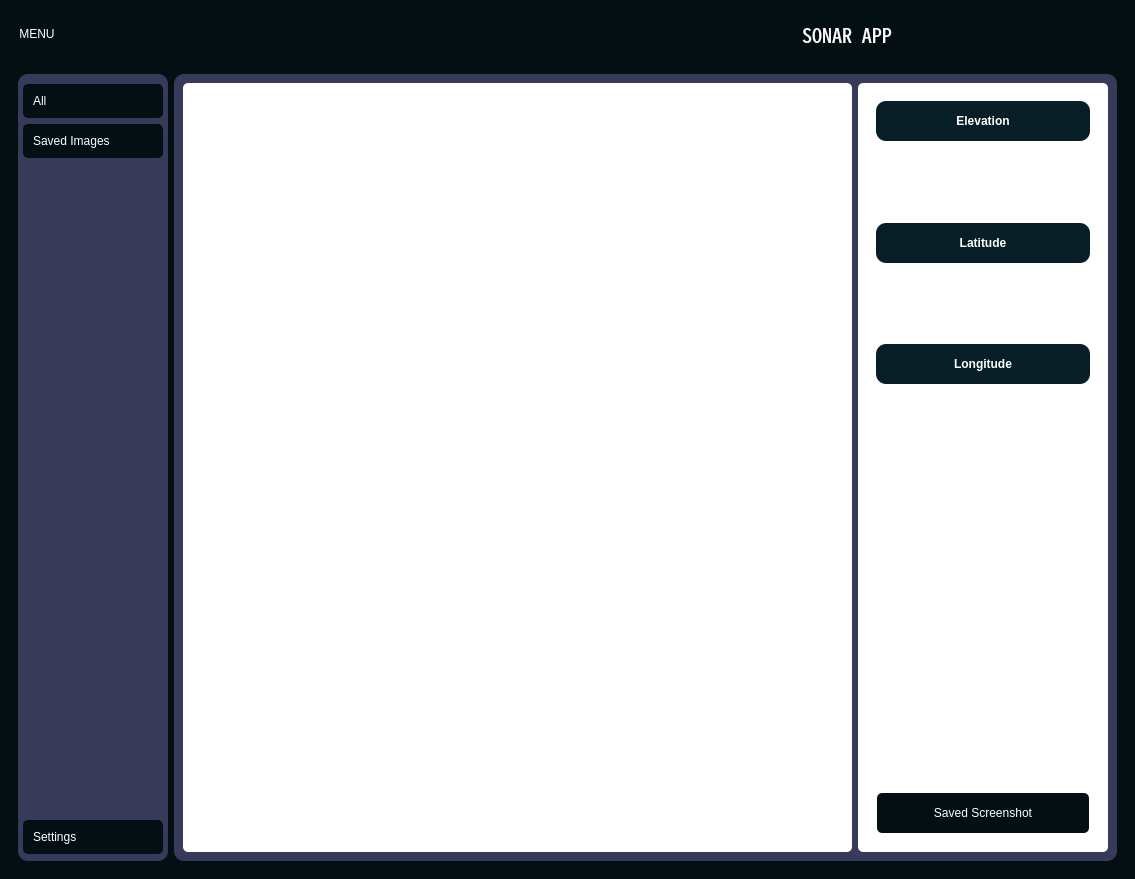
<?xml version="1.0" encoding="UTF-8"?>
<ui version="4.0">
 <class>MainWindow</class>
 <widget class="QMainWindow" name="MainWindow">
  <property name="geometry">
   <rect>
    <x>0</x>
    <y>0</y>
    <width>1135</width>
    <height>879</height>
   </rect>
  </property>
  <property name="windowTitle">
   <string>MainWindow</string>
  </property>
  <widget class="QWidget" name="centralwidget">
   <property name="styleSheet">
    <string notr="true">*{
	border: none;
	background-color: transparent; 
	color: #fff;
}
#centralwidget{
	background-color: #040f13;
}
#side_menu{
	/* background-color: #071e26; */
	background-color:rgb(56,58,89);
	border-radius: 10px;
}
QPushButton{
	padding: 10px;
	background-color: #040f13;
	border-radius: 5px;
} 
#main_body{
	/* background-color: #071e26; */
	background-color:rgb(56,58,89);
	border-radius: 10px;
}
#main_data, #main_data_sidebar{
	background-color:#fff;
	border-radius: 5px;
}

#title_latitude, #title_longitude, #elevation, ssBtn {
	background-color: #071e26; 
   	border-radius: 10px;
}

#ssBtn:hover {
    background-color: #3c3d5d;
}
</string>
   </property>
   <layout class="QVBoxLayout" name="verticalLayout">
    <item>
     <widget class="QFrame" name="header">
      <property name="minimumSize">
       <size>
        <width>0</width>
        <height>50</height>
       </size>
      </property>
      <property name="maximumSize">
       <size>
        <width>16777215</width>
        <height>50</height>
       </size>
      </property>
      <property name="frameShape">
       <enum>QFrame::StyledPanel</enum>
      </property>
      <property name="frameShadow">
       <enum>QFrame::Raised</enum>
      </property>
      <layout class="QHBoxLayout" name="horizontalLayout_2">
       <property name="spacing">
        <number>0</number>
       </property>
       <property name="leftMargin">
        <number>0</number>
       </property>
       <property name="topMargin">
        <number>0</number>
       </property>
       <property name="rightMargin">
        <number>0</number>
       </property>
       <property name="bottomMargin">
        <number>0</number>
       </property>
       <item>
        <widget class="QFrame" name="frame">
         <property name="frameShape">
          <enum>QFrame::StyledPanel</enum>
         </property>
         <property name="frameShadow">
          <enum>QFrame::Raised</enum>
         </property>
         <layout class="QHBoxLayout" name="horizontalLayout_4">
          <property name="spacing">
           <number>0</number>
          </property>
          <property name="leftMargin">
           <number>0</number>
          </property>
          <property name="topMargin">
           <number>0</number>
          </property>
          <property name="rightMargin">
           <number>0</number>
          </property>
          <property name="bottomMargin">
           <number>0</number>
          </property>
          <item alignment="Qt::AlignLeft">
           <widget class="QPushButton" name="menubtn">
            <property name="minimumSize">
             <size>
              <width>0</width>
              <height>35</height>
             </size>
            </property>
            <property name="maximumSize">
             <size>
              <width>16777215</width>
              <height>35</height>
             </size>
            </property>
            <property name="text">
             <string>MENU</string>
            </property>
            <property name="icon">
             <iconset resource="icons.qrc">
              <normaloff>:/icons/icons/align-justify.svg</normaloff>:/icons/icons/align-justify.svg</iconset>
            </property>
            <property name="iconSize">
             <size>
              <width>24</width>
              <height>24</height>
             </size>
            </property>
            <property name="checkable">
             <bool>true</bool>
            </property>
            <property name="checked">
             <bool>false</bool>
            </property>
           </widget>
          </item>
         </layout>
        </widget>
       </item>
       <item>
        <widget class="QFrame" name="frame_3">
         <property name="frameShape">
          <enum>QFrame::StyledPanel</enum>
         </property>
         <property name="frameShadow">
          <enum>QFrame::Raised</enum>
         </property>
         <layout class="QHBoxLayout" name="horizontalLayout_3">
          <item>
           <widget class="QLabel" name="label">
            <property name="font">
             <font>
              <family>Noto Sans Mono CJK TC</family>
              <pointsize>15</pointsize>
              <weight>50</weight>
              <bold>false</bold>
             </font>
            </property>
            <property name="text">
             <string>SONAR APP</string>
            </property>
            <property name="alignment">
             <set>Qt::AlignCenter</set>
            </property>
           </widget>
          </item>
         </layout>
        </widget>
       </item>
      </layout>
     </widget>
    </item>
    <item>
     <widget class="QFrame" name="frame_2">
      <property name="sizePolicy">
       <sizepolicy hsizetype="Preferred" vsizetype="Expanding">
        <horstretch>0</horstretch>
        <verstretch>0</verstretch>
       </sizepolicy>
      </property>
      <property name="frameShape">
       <enum>QFrame::StyledPanel</enum>
      </property>
      <property name="frameShadow">
       <enum>QFrame::Raised</enum>
      </property>
      <layout class="QHBoxLayout" name="horizontalLayout">
       <item>
        <widget class="QCustomSlideMenu" name="side_menu" native="true">
         <layout class="QVBoxLayout" name="verticalLayout_2">
          <property name="spacing">
           <number>0</number>
          </property>
          <property name="leftMargin">
           <number>0</number>
          </property>
          <property name="topMargin">
           <number>0</number>
          </property>
          <property name="rightMargin">
           <number>0</number>
          </property>
          <property name="bottomMargin">
           <number>5</number>
          </property>
          <item alignment="Qt::AlignTop">
           <widget class="QFrame" name="frame_4">
            <property name="minimumSize">
             <size>
              <width>150</width>
              <height>0</height>
             </size>
            </property>
            <property name="maximumSize">
             <size>
              <width>150</width>
              <height>16777215</height>
             </size>
            </property>
            <property name="styleSheet">
             <string notr="true">#allBtn, #savedImgBtn{
	text-align: left;
}</string>
            </property>
            <property name="frameShape">
             <enum>QFrame::StyledPanel</enum>
            </property>
            <property name="frameShadow">
             <enum>QFrame::Raised</enum>
            </property>
            <layout class="QVBoxLayout" name="verticalLayout_3">
             <property name="leftMargin">
              <number>5</number>
             </property>
             <property name="topMargin">
              <number>10</number>
             </property>
             <property name="rightMargin">
              <number>5</number>
             </property>
             <property name="bottomMargin">
              <number>5</number>
             </property>
             <item>
              <widget class="QPushButton" name="allBtn">
               <property name="text">
                <string>All</string>
               </property>
               <property name="icon">
                <iconset resource="icons.qrc">
                 <normaloff>:/icons/icons/archive.svg</normaloff>:/icons/icons/archive.svg</iconset>
               </property>
              </widget>
             </item>
             <item>
              <widget class="QPushButton" name="savedImgBtn">
               <property name="text">
                <string>Saved Images</string>
               </property>
               <property name="icon">
                <iconset resource="icons.qrc">
                 <normaloff>:/icons/icons/paperclip.svg</normaloff>:/icons/icons/paperclip.svg</iconset>
               </property>
              </widget>
             </item>
            </layout>
           </widget>
          </item>
          <item alignment="Qt::AlignBottom">
           <widget class="QFrame" name="frame_5">
            <property name="styleSheet">
             <string notr="true">#settingsBtn {
	text-align: left;
}</string>
            </property>
            <property name="frameShape">
             <enum>QFrame::StyledPanel</enum>
            </property>
            <property name="frameShadow">
             <enum>QFrame::Raised</enum>
            </property>
            <layout class="QVBoxLayout" name="verticalLayout_7">
             <property name="spacing">
              <number>0</number>
             </property>
             <property name="leftMargin">
              <number>5</number>
             </property>
             <property name="topMargin">
              <number>5</number>
             </property>
             <property name="rightMargin">
              <number>5</number>
             </property>
             <property name="bottomMargin">
              <number>2</number>
             </property>
             <item>
              <widget class="QPushButton" name="settingsBtn">
               <property name="sizePolicy">
                <sizepolicy hsizetype="Preferred" vsizetype="Preferred">
                 <horstretch>0</horstretch>
                 <verstretch>0</verstretch>
                </sizepolicy>
               </property>
               <property name="text">
                <string>Settings</string>
               </property>
               <property name="icon">
                <iconset resource="icons.qrc">
                 <normaloff>:/icons/icons/settings.svg</normaloff>:/icons/icons/settings.svg</iconset>
               </property>
              </widget>
             </item>
            </layout>
           </widget>
          </item>
         </layout>
        </widget>
       </item>
       <item>
        <widget class="QStackedWidget" name="stackedWidget">
         <widget class="QWidget" name="main_body">
          <layout class="QHBoxLayout" name="horizontalLayout_5">
           <item>
            <widget class="QFrame" name="main_data">
             <property name="sizePolicy">
              <sizepolicy hsizetype="Preferred" vsizetype="Expanding">
               <horstretch>0</horstretch>
               <verstretch>0</verstretch>
              </sizepolicy>
             </property>
             <property name="frameShape">
              <enum>QFrame::StyledPanel</enum>
             </property>
             <property name="frameShadow">
              <enum>QFrame::Raised</enum>
             </property>
             <layout class="QVBoxLayout" name="verticalLayout_4">
              <item>
               <widget class="MatplotlibWidget" name="elevation_plot" native="true"/>
              </item>
              <item>
               <widget class="QWidget" name="mapwidget" native="true"/>
              </item>
             </layout>
            </widget>
           </item>
           <item>
            <widget class="QFrame" name="main_data_sidebar">
             <property name="minimumSize">
              <size>
               <width>250</width>
               <height>0</height>
              </size>
             </property>
             <property name="maximumSize">
              <size>
               <width>250</width>
               <height>16777215</height>
              </size>
             </property>
             <property name="frameShape">
              <enum>QFrame::StyledPanel</enum>
             </property>
             <property name="frameShadow">
              <enum>QFrame::Raised</enum>
             </property>
             <layout class="QVBoxLayout" name="verticalLayout_5">
              <item>
               <widget class="QFrame" name="frame_10">
                <property name="styleSheet">
                 <string notr="true"/>
                </property>
                <property name="frameShape">
                 <enum>QFrame::StyledPanel</enum>
                </property>
                <property name="frameShadow">
                 <enum>QFrame::Raised</enum>
                </property>
                <layout class="QVBoxLayout" name="verticalLayout_9">
                 <property name="spacing">
                  <number>10</number>
                 </property>
                 <item>
                  <widget class="QLabel" name="elevation">
                   <property name="minimumSize">
                    <size>
                     <width>0</width>
                     <height>40</height>
                    </size>
                   </property>
                   <property name="maximumSize">
                    <size>
                     <width>16777215</width>
                     <height>40</height>
                    </size>
                   </property>
                   <property name="font">
                    <font>
                     <weight>75</weight>
                     <bold>true</bold>
                    </font>
                   </property>
                   <property name="text">
                    <string>Elevation</string>
                   </property>
                   <property name="alignment">
                    <set>Qt::AlignCenter</set>
                   </property>
                  </widget>
                 </item>
                 <item>
                  <widget class="QLabel" name="label_4">
                   <property name="text">
                    <string>TextLabel</string>
                   </property>
                  </widget>
                 </item>
                 <item>
                  <widget class="QLabel" name="title_latitude">
                   <property name="minimumSize">
                    <size>
                     <width>0</width>
                     <height>40</height>
                    </size>
                   </property>
                   <property name="maximumSize">
                    <size>
                     <width>16777215</width>
                     <height>40</height>
                    </size>
                   </property>
                   <property name="font">
                    <font>
                     <weight>75</weight>
                     <bold>true</bold>
                    </font>
                   </property>
                   <property name="text">
                    <string>Latitude</string>
                   </property>
                   <property name="alignment">
                    <set>Qt::AlignCenter</set>
                   </property>
                  </widget>
                 </item>
                 <item>
                  <widget class="QLabel" name="label_3">
                   <property name="text">
                    <string>TextLabel</string>
                   </property>
                  </widget>
                 </item>
                 <item>
                  <widget class="QLabel" name="title_longitude">
                   <property name="minimumSize">
                    <size>
                     <width>0</width>
                     <height>40</height>
                    </size>
                   </property>
                   <property name="maximumSize">
                    <size>
                     <width>16777215</width>
                     <height>40</height>
                    </size>
                   </property>
                   <property name="font">
                    <font>
                     <weight>75</weight>
                     <bold>true</bold>
                    </font>
                   </property>
                   <property name="text">
                    <string>Longitude</string>
                   </property>
                   <property name="alignment">
                    <set>Qt::AlignCenter</set>
                   </property>
                  </widget>
                 </item>
                 <item>
                  <widget class="QLabel" name="label_5">
                   <property name="text">
                    <string>TextLabel</string>
                   </property>
                  </widget>
                 </item>
                </layout>
               </widget>
              </item>
              <item alignment="Qt::AlignBottom">
               <widget class="QFrame" name="frame_9">
                <property name="frameShape">
                 <enum>QFrame::StyledPanel</enum>
                </property>
                <property name="frameShadow">
                 <enum>QFrame::Raised</enum>
                </property>
                <layout class="QVBoxLayout" name="verticalLayout_6">
                 <property name="spacing">
                  <number>10</number>
                 </property>
                 <property name="leftMargin">
                  <number>10</number>
                 </property>
                 <property name="topMargin">
                  <number>10</number>
                 </property>
                 <property name="rightMargin">
                  <number>10</number>
                 </property>
                 <property name="bottomMargin">
                  <number>10</number>
                 </property>
                 <item>
                  <widget class="QPushButton" name="ssBtn">
                   <property name="minimumSize">
                    <size>
                     <width>0</width>
                     <height>40</height>
                    </size>
                   </property>
                   <property name="maximumSize">
                    <size>
                     <width>16777215</width>
                     <height>40</height>
                    </size>
                   </property>
                   <property name="styleSheet">
                    <string notr="true"/>
                   </property>
                   <property name="text">
                    <string>Saved Screenshot</string>
                   </property>
                  </widget>
                 </item>
                </layout>
               </widget>
              </item>
             </layout>
            </widget>
           </item>
          </layout>
         </widget>
         <widget class="QWidget" name="page_4"/>
        </widget>
       </item>
      </layout>
     </widget>
    </item>
   </layout>
  </widget>
 </widget>
 <customwidgets>
  <customwidget>
   <class>QCustomSlideMenu</class>
   <extends>QWidget</extends>
   <header>Custom_Widgets.Widgets.h</header>
   <container>1</container>
  </customwidget>
  <customwidget>
   <class>MatplotlibWidget</class>
   <extends>QWidget</extends>
   <header>matplotlibwidget.h</header>
   <container>1</container>
  </customwidget>
 </customwidgets>
 <resources>
  <include location="icons.qrc"/>
 </resources>
 <connections>
  <connection>
   <sender>menubtn</sender>
   <signal>toggled(bool)</signal>
   <receiver>frame_4</receiver>
   <slot>setHidden(bool)</slot>
   <hints>
    <hint type="sourcelabel">
     <x>36</x>
     <y>35</y>
    </hint>
    <hint type="destinationlabel">
     <x>66</x>
     <y>78</y>
    </hint>
   </hints>
  </connection>
 </connections>
</ui>
